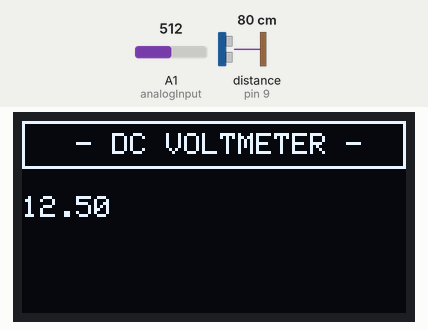
Recording of a sketch running on a simulated Arduino Uno, built with avr-gcc and run on an emulated ATmega328P. Shown: 128×64 one-colour display. Wiring (inferred from the names in the program): ultrasonic range finder: trigger pin 8; echo pin 9. Inputs (shaded band) come from the test bench; at power-on: A1 (analogInput) = 512, distance to the obstacle (sensor on pin 9) 80 cm. The echo pulse lasts 58.3 µs per cm; the display library's start-up logo is not drawn; the modem accepts every AT command (registered, SIM ready, sends succeed) and sends nothing else; what the sketch prints to the serial monitor is not drawn.

Above: at 2.3 s.
2.4 s: A1 (analogInput) set to 716
At 7.0 s:
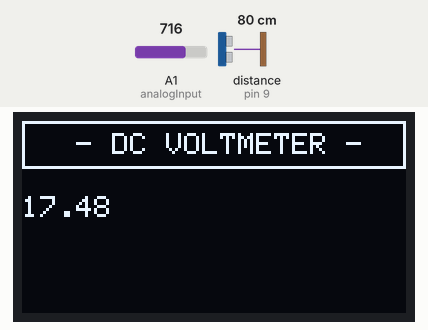
10.1 s: A1 (analogInput) set to 900
At 13.5 s:
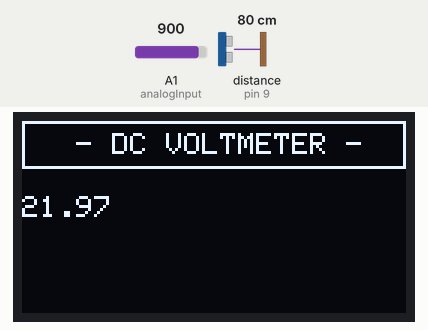
17.8 s: A1 (analogInput) set to 1023
At 20.1 s:
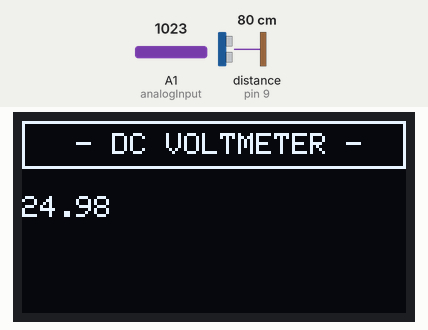
Timing chart, 0 to 21.6 s (numbered marks = the images above; inputs shaded):
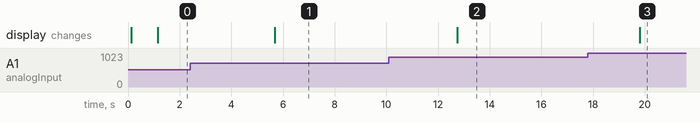

Measured:
- after the input at 2.4 s, the display: changes after 3.3 s (image 1)
- after the input at 10.1 s, the display: changes after 2.6 s (image 2)
- after the input at 17.8 s, the display: changes after 2.0 s (image 3)

The sketch:

sketch_may17a.ino
```cpp
#include <SoftwareSerial.h>
#include <SPI.h>
#include <Wire.h>
#include <Adafruit_GFX.h>
#include <Adafruit_SSD1306.h>

#define OLED_RESET          A4
#define pin 7

#define SSD1306_WHITE 1
#define SSD1306_BLACK 0
#define SSD1306_INVERSE 2

Adafruit_SSD1306 display(OLED_RESET);

int analogInput = A1;

//Alarm reciever's phone number with country code
const String PHONE = "+91 9836686360";

//GSM Module RX pin to Arduino 3
//GSM Module TX pin to Arduino 2
#define rxPin 2
#define txPin 3
SoftwareSerial sim800(rxPin,txPin);

//the pin that the pir sensor is atteched to
#define trigPin 8
#define echoPin 9

void setup() {

  pinMode(pin,INPUT);
  digitalWrite(pin,LOW);

  pinMode(analogInput, INPUT);

  Serial.begin(9600);
  Serial.println("DC VOLTMETER");

  display.begin(SSD1306_SWITCHCAPVCC, 0x3C);

  display.display();
  display.clearDisplay();

  display.display();

  display.drawRect(0, 0,  128 , 16, SSD1306_WHITE);
  display.setTextColor(SSD1306_WHITE, SSD1306_BLACK);
  display.setTextSize(1);
  display.setCursor(18, 4);
  display.println("- DC VOLTMETER -");
  display.display();
  pinMode(trigPin, OUTPUT);
  pinMode(echoPin, INPUT);

//  Serial.begin(115200);          // initialize serial

  sim800.begin(9600);
  Serial.println("SIM800L software serial initialize");

  sim800.println("AT");
  delay(1000);
}

float vout = 0.0;
float vin = 0.0;

float R1 = 30000.0;
float R2 = 7500.0;

int value = 0;

void loop(){

//////////////////////////////////////////////////
value = analogRead(analogInput);
  vout = (value * 5.0) / 1024.0;
  vin = vout / (R2 / (R1 + R2));

  Serial.print("INPUT Voltage= ");
  Serial.println(vin, 2);

  display.setTextSize(1);
  display.setCursor(0, 25);
//  display.println("INPUT Voltage");

//  display.setTextSize(2);
//  display.setCursor(0, 35);
  display.println(vin, 2);
//  display.setCursor(1, 25);
//  display.println("V");
  display.display();

  delay(2000);
while(sim800.available()){
  Serial.println(sim800.readString());
}
//////////////////////////////////////////////////
while(Serial.available())  {
  sim800.println(Serial.readString());
}
//////////////////////////////////////////////////
  long time_duration, distance_in_cm;
  digitalWrite(trigPin, LOW);
  delayMicroseconds(2);
  digitalWrite(trigPin, HIGH);
  delayMicroseconds(10);
  digitalWrite(trigPin, LOW);
  time_duration = pulseIn(echoPin, HIGH);
  distance_in_cm = time_duration / 29 / 2;

  Serial.print(distance_in_cm);
  Serial.println(" cm");
delay(1000);
  //Ranging Distance − 2cm – 400 cm
  //if the distance is equal or less then 10 cm
  if (distance_in_cm <= 5) {
    Serial.println("Motion detected!");
    Serial.println("calling....");
    Serial.println("sending sms....");
    sim800.println("ATD"+PHONE+";");
    sim800.println("AT+CMGF=1"); // Configuring TEXT mode
    delay(1000);
    sim800.println("AT+CMGS=\"+919836686360\"\r");//change ZZ with country code and xxxxxxxxxxx with phone number to sms
    delay(1000);
    sim800.print("Dustbim filled"); //text content
    delay(1000);
    sim800.write((char)26);
    delay(1000); //20 sec delay
  }

  delay(500);

  if(pin==HIGH){
    Serial.println("sending sms....");
    Serial.println("complain sent");
    sim800.println("ATD"+PHONE+";");
    sim800.println("AT+CMGF=1"); // Configuring TEXT mode
    delay(1000);
    sim800.println("AT+CMGS=\"+919836686360\"\r");//change ZZ with country code and xxxxxxxxxxx with phone number to sms
    delay(1000);
    sim800.print("Complain register"); //text content
    delay(1000);
    sim800.write((char)26);
  }
}
```
